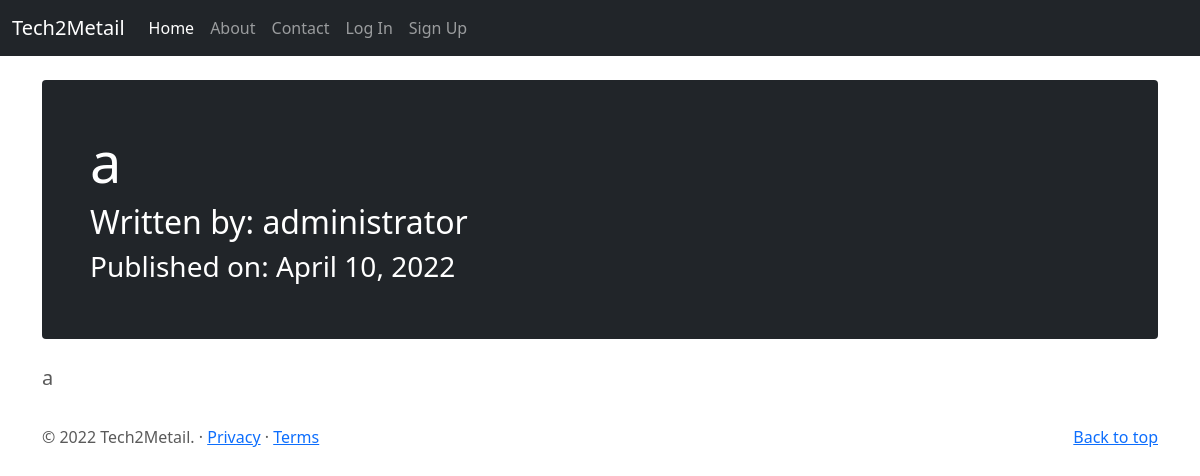
The page /1 on the database its author committed.
### tech2metailblog/models.py (models this page shows, shortened)
class User(db.Model,UserMixin):
    __tablename__ = "users"
    id = db.Column(db.Integer,primary_key=True)
    profile_image = db.Column(db.String(20),nullable=False,default='default_profile.png')
    email = db.Column(db.String(64),unique=True,index=True)
    username = db.Column(db.String(64),unique=True,index=True)
    password_hash = db.Column(db.String(128))
    posts = db.relationship('BlogPost',backref='author',lazy=True)
    booksposts = db.relationship('BooksPost',backref='user',lazy=True)

class BlogPost(db.Model):
    users = db.relationship(User)
    id = db.Column(db.Integer, primary_key=True)
    user_id = db.Column(db.Integer,db.ForeignKey('users.id'),nullable=False)
    date = db.Column(db.DateTime,nullable=False,default=datetime.now(pytz.timezone('Asia/Tokyo')))
    title = db.Column(db.String(140),nullable=False)
    text = db.Column(db.Text,nullable=False)

### tech2metailblog/blog_posts/views.py (the view)
@blog_posts.route('/<int:blog_post_id>')
def blog_post(blog_post_id):
    blog_post = BlogPost.query.get_or_404(blog_post_id)
    return render_template('blog_post.html',title=blog_post.title,
                           date=blog_post.date,post=blog_post)

### tech2metailblog/templates/blog_post.html (shortened to what this page needs)
{% extends 'base.html' %}
{% block content %}
<div class="container">
    <div class="p-4 p-md-5 mb-4 text-white rounded bg-dark">
          <h1 class="display-4">{{title}}</h1>
          <h2>Written by: {{post.author.username}} </h2>
          <h3>Published on: {{post.date.strftime('%B %d, %Y')}} </h3>
    </div>
    <div>
        <p class="lead my-3">{{post.text}}</p>
    </div>
</div>
{% endblock %}

### tech2metailblog/static/style.css (style rules this page uses)
body { padding-top: 3rem; padding-bottom: 3rem; color: #5a5a5a; }
.container { margin-top: 2rem; }

### rows shown on the page
User: author.username "administrator"
BlogPost: date "April 10, 2022", text "a"

### other values the page prints
{{ title }} "a"
